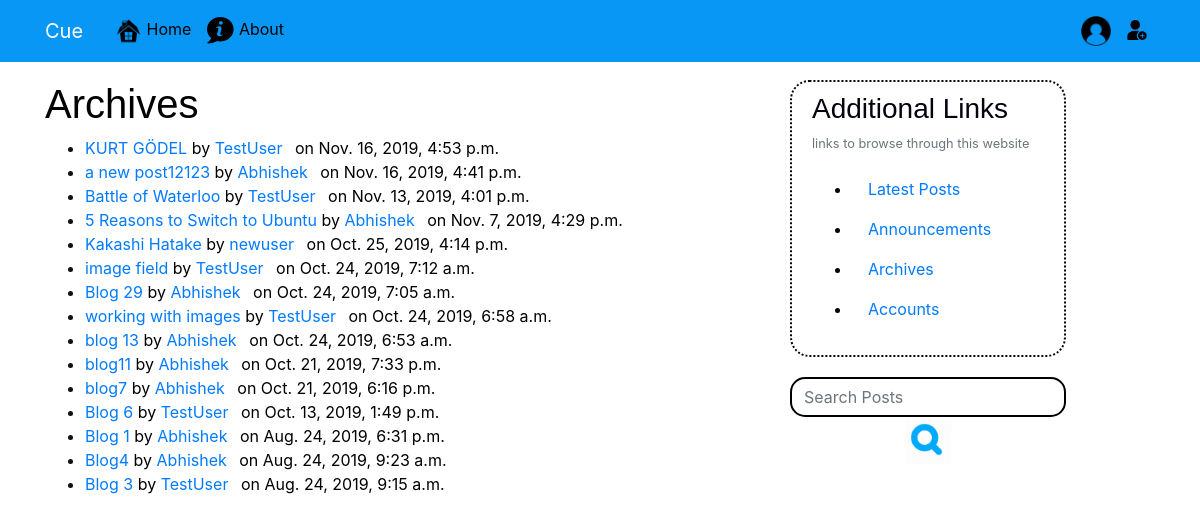
Before: /archive/ with the older database file.
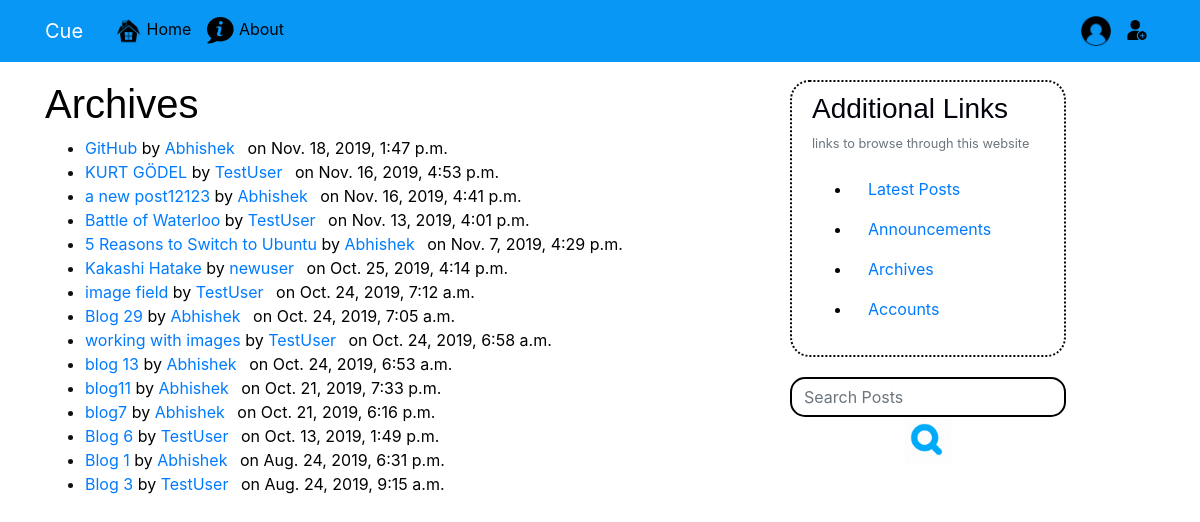
After: the same page with the newer database file.
### blog/models.py (models this page shows, shortened)
class Post(models.Model):
    title = models.CharField(max_length = 100)
    content = models.TextField()
    date_posted = models.DateTimeField(default=timezone.now)
    author  = models.ForeignKey(User,on_delete=models.CASCADE)
    image = models.ImageField(blank=True,null=True,upload_to='posts_pics')
    positive_votes = models.IntegerField(default=0)
    negative_votes = models.IntegerField(default=0)
    total_points = models.IntegerField(default=0)
    likes = models.PositiveIntegerField(default=0)

### blog/templates/blog/post_archive.html
{% extends "blog/base.html" %}
{% block content %}
<h1>   Archives</h1>
<ul>
        {% for article in latest %}
            <li><font color = "#010102">
                <a href="{% url 'post-detail' article.id %}"> {{ article.title }} </a>by <font color = "#6bfa75">  <a class="mr-2" href="{% url 'user-posts' article.author.username %}">{{ article.author }}</a></font> on {{ article.date_posted }}
                </font>
            </li>
        {% endfor %}
</ul>
{% endblock %}

Changed rows visible on the page:
removed Post: title "Blog4", author "Abhishek", date_posted "Aug. 24, 2019, 9:23 a.m."
added Post: title "GitHub", author "Abhishek", date_posted "Nov. 18, 2019, 1:47 p.m."
